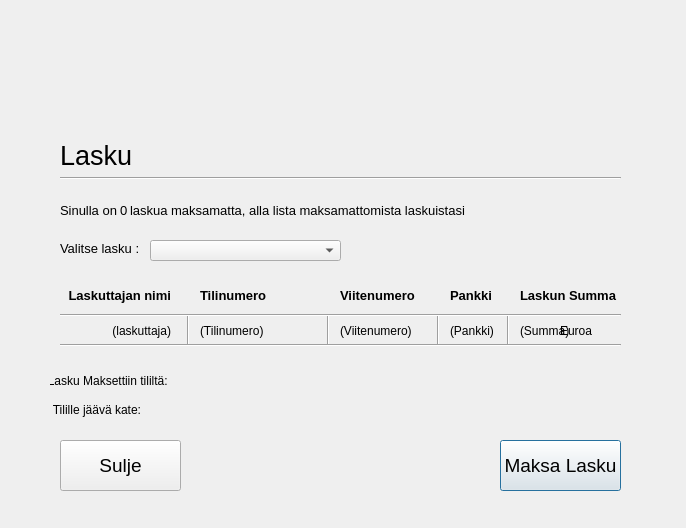
<?xml version="1.0" encoding="UTF-8"?>
<ui version="4.0">
 <class>MaksaLaskuMOOTTORI</class>
 <widget class="QDialog" name="MaksaLaskuMOOTTORI">
  <property name="geometry">
   <rect>
    <x>0</x>
    <y>0</y>
    <width>686</width>
    <height>528</height>
   </rect>
  </property>
  <property name="windowTitle">
   <string>Dialog</string>
  </property>
  <widget class="QLabel" name="labelSINULLAON">
   <property name="geometry">
    <rect>
     <x>60</x>
     <y>200</y>
     <width>71</width>
     <height>21</height>
    </rect>
   </property>
   <property name="font">
    <font>
     <pointsize>10</pointsize>
    </font>
   </property>
   <property name="text">
    <string>Sinulla on</string>
   </property>
  </widget>
  <widget class="QLabel" name="label_2">
   <property name="geometry">
    <rect>
     <x>60</x>
     <y>140</y>
     <width>251</width>
     <height>31</height>
    </rect>
   </property>
   <property name="font">
    <font>
     <pointsize>20</pointsize>
    </font>
   </property>
   <property name="text">
    <string>Lasku</string>
   </property>
  </widget>
  <widget class="QLabel" name="labelLASKUTTAJA">
   <property name="geometry">
    <rect>
     <x>60</x>
     <y>280</y>
     <width>111</width>
     <height>31</height>
    </rect>
   </property>
   <property name="font">
    <font>
     <pointsize>10</pointsize>
     <weight>75</weight>
     <bold>true</bold>
    </font>
   </property>
   <property name="text">
    <string>Laskuttajan nimi</string>
   </property>
   <property name="alignment">
    <set>Qt::AlignRight|Qt::AlignTrailing|Qt::AlignVCenter</set>
   </property>
  </widget>
  <widget class="QLabel" name="labelTILINUMERO">
   <property name="geometry">
    <rect>
     <x>200</x>
     <y>275</y>
     <width>91</width>
     <height>41</height>
    </rect>
   </property>
   <property name="font">
    <font>
     <pointsize>10</pointsize>
     <weight>75</weight>
     <bold>true</bold>
    </font>
   </property>
   <property name="text">
    <string>Tilinumero</string>
   </property>
  </widget>
  <widget class="QLabel" name="labelVIITENUMERO">
   <property name="geometry">
    <rect>
     <x>340</x>
     <y>275</y>
     <width>101</width>
     <height>41</height>
    </rect>
   </property>
   <property name="font">
    <font>
     <pointsize>10</pointsize>
     <weight>75</weight>
     <bold>true</bold>
    </font>
   </property>
   <property name="text">
    <string>Viitenumero</string>
   </property>
  </widget>
  <widget class="QLabel" name="labelPANKKI">
   <property name="geometry">
    <rect>
     <x>450</x>
     <y>275</y>
     <width>55</width>
     <height>41</height>
    </rect>
   </property>
   <property name="font">
    <font>
     <pointsize>10</pointsize>
     <weight>75</weight>
     <bold>true</bold>
    </font>
   </property>
   <property name="text">
    <string>Pankki</string>
   </property>
  </widget>
  <widget class="QLabel" name="labelLASKUNSUMMA">
   <property name="geometry">
    <rect>
     <x>520</x>
     <y>275</y>
     <width>111</width>
     <height>41</height>
    </rect>
   </property>
   <property name="font">
    <font>
     <pointsize>10</pointsize>
     <weight>75</weight>
     <bold>true</bold>
    </font>
   </property>
   <property name="text">
    <string>Laskun Summa</string>
   </property>
  </widget>
  <widget class="QLabel" name="labelLASKUAMAKSAMATTA">
   <property name="geometry">
    <rect>
     <x>130</x>
     <y>200</y>
     <width>451</width>
     <height>21</height>
    </rect>
   </property>
   <property name="font">
    <font>
     <pointsize>10</pointsize>
    </font>
   </property>
   <property name="text">
    <string>laskua maksamatta, alla lista maksamattomista laskuistasi</string>
   </property>
  </widget>
  <widget class="Line" name="line">
   <property name="geometry">
    <rect>
     <x>60</x>
     <y>170</y>
     <width>561</width>
     <height>16</height>
    </rect>
   </property>
   <property name="orientation">
    <enum>Qt::Horizontal</enum>
   </property>
  </widget>
  <widget class="QPushButton" name="pushButtonMAKSALASKU">
   <property name="geometry">
    <rect>
     <x>500</x>
     <y>440</y>
     <width>121</width>
     <height>51</height>
    </rect>
   </property>
   <property name="font">
    <font>
     <pointsize>14</pointsize>
    </font>
   </property>
   <property name="text">
    <string>Maksa Lasku</string>
   </property>
  </widget>
  <widget class="QPushButton" name="pushButtonPOISTU">
   <property name="geometry">
    <rect>
     <x>60</x>
     <y>440</y>
     <width>121</width>
     <height>51</height>
    </rect>
   </property>
   <property name="font">
    <font>
     <pointsize>14</pointsize>
    </font>
   </property>
   <property name="text">
    <string>Sulje</string>
   </property>
  </widget>
  <widget class="QComboBox" name="comboBoxMISTAMAKSETAAN">
   <property name="geometry">
    <rect>
     <x>150</x>
     <y>240</y>
     <width>191</width>
     <height>21</height>
    </rect>
   </property>
  </widget>
  <widget class="QLabel" name="labelLASKULKM">
   <property name="geometry">
    <rect>
     <x>120</x>
     <y>200</y>
     <width>31</width>
     <height>21</height>
    </rect>
   </property>
   <property name="font">
    <font>
     <pointsize>10</pointsize>
    </font>
   </property>
   <property name="text">
    <string>0</string>
   </property>
  </widget>
  <widget class="QLabel" name="labelJALJELLEJAAVAKATE">
   <property name="geometry">
    <rect>
     <x>50</x>
     <y>400</y>
     <width>91</width>
     <height>20</height>
    </rect>
   </property>
   <property name="text">
    <string>Tilille jäävä kate:</string>
   </property>
   <property name="alignment">
    <set>Qt::AlignRight|Qt::AlignTrailing|Qt::AlignVCenter</set>
   </property>
  </widget>
  <widget class="QLabel" name="labelJAAVAKATE">
   <property name="geometry">
    <rect>
     <x>180</x>
     <y>400</y>
     <width>91</width>
     <height>21</height>
    </rect>
   </property>
   <property name="text">
    <string/>
   </property>
  </widget>
  <widget class="QLabel" name="label">
   <property name="geometry">
    <rect>
     <x>60</x>
     <y>240</y>
     <width>91</width>
     <height>16</height>
    </rect>
   </property>
   <property name="font">
    <font>
     <pointsize>10</pointsize>
     <weight>50</weight>
     <bold>false</bold>
    </font>
   </property>
   <property name="text">
    <string>Valitse lasku :</string>
   </property>
  </widget>
  <widget class="QLabel" name="labelLASKuttajaULOS">
   <property name="geometry">
    <rect>
     <x>90</x>
     <y>320</y>
     <width>81</width>
     <height>21</height>
    </rect>
   </property>
   <property name="font">
    <font>
     <weight>50</weight>
     <bold>false</bold>
    </font>
   </property>
   <property name="text">
    <string>(laskuttaja)</string>
   </property>
   <property name="alignment">
    <set>Qt::AlignRight|Qt::AlignTrailing|Qt::AlignVCenter</set>
   </property>
  </widget>
  <widget class="QLabel" name="labelTilinumeroULOS">
   <property name="geometry">
    <rect>
     <x>200</x>
     <y>320</y>
     <width>111</width>
     <height>21</height>
    </rect>
   </property>
   <property name="text">
    <string>(Tilinumero)</string>
   </property>
  </widget>
  <widget class="QLabel" name="labelViitenumeroULOS">
   <property name="geometry">
    <rect>
     <x>340</x>
     <y>320</y>
     <width>81</width>
     <height>21</height>
    </rect>
   </property>
   <property name="text">
    <string>(Viitenumero)</string>
   </property>
  </widget>
  <widget class="QLabel" name="labelPankkiULOs">
   <property name="geometry">
    <rect>
     <x>450</x>
     <y>320</y>
     <width>81</width>
     <height>21</height>
    </rect>
   </property>
   <property name="text">
    <string>(Pankki)</string>
   </property>
  </widget>
  <widget class="QLabel" name="labelSUMMAulos">
   <property name="geometry">
    <rect>
     <x>520</x>
     <y>320</y>
     <width>81</width>
     <height>21</height>
    </rect>
   </property>
   <property name="text">
    <string>(Summa)</string>
   </property>
  </widget>
  <widget class="Line" name="line_2">
   <property name="geometry">
    <rect>
     <x>500</x>
     <y>315</y>
     <width>16</width>
     <height>31</height>
    </rect>
   </property>
   <property name="orientation">
    <enum>Qt::Vertical</enum>
   </property>
  </widget>
  <widget class="Line" name="line_3">
   <property name="geometry">
    <rect>
     <x>430</x>
     <y>315</y>
     <width>16</width>
     <height>31</height>
    </rect>
   </property>
   <property name="orientation">
    <enum>Qt::Vertical</enum>
   </property>
  </widget>
  <widget class="Line" name="line_4">
   <property name="geometry">
    <rect>
     <x>320</x>
     <y>315</y>
     <width>16</width>
     <height>31</height>
    </rect>
   </property>
   <property name="orientation">
    <enum>Qt::Vertical</enum>
   </property>
  </widget>
  <widget class="Line" name="line_5">
   <property name="geometry">
    <rect>
     <x>180</x>
     <y>315</y>
     <width>16</width>
     <height>31</height>
    </rect>
   </property>
   <property name="orientation">
    <enum>Qt::Vertical</enum>
   </property>
  </widget>
  <widget class="Line" name="line_6">
   <property name="geometry">
    <rect>
     <x>60</x>
     <y>300</y>
     <width>561</width>
     <height>31</height>
    </rect>
   </property>
   <property name="orientation">
    <enum>Qt::Horizontal</enum>
   </property>
  </widget>
  <widget class="QLabel" name="label_3">
   <property name="geometry">
    <rect>
     <x>50</x>
     <y>370</y>
     <width>121</width>
     <height>21</height>
    </rect>
   </property>
   <property name="text">
    <string>Lasku Maksettiin tililtä: </string>
   </property>
   <property name="alignment">
    <set>Qt::AlignRight|Qt::AlignTrailing|Qt::AlignVCenter</set>
   </property>
  </widget>
  <widget class="QLabel" name="labelTilinumeroUlosJaava">
   <property name="geometry">
    <rect>
     <x>180</x>
     <y>370</y>
     <width>151</width>
     <height>21</height>
    </rect>
   </property>
   <property name="text">
    <string/>
   </property>
  </widget>
  <widget class="QLabel" name="labelMikaTili">
   <property name="geometry">
    <rect>
     <x>300</x>
     <y>370</y>
     <width>131</width>
     <height>21</height>
    </rect>
   </property>
   <property name="text">
    <string/>
   </property>
  </widget>
  <widget class="QLabel" name="label_5">
   <property name="geometry">
    <rect>
     <x>560</x>
     <y>320</y>
     <width>55</width>
     <height>21</height>
    </rect>
   </property>
   <property name="text">
    <string>Euroa</string>
   </property>
  </widget>
  <widget class="Line" name="line_7">
   <property name="geometry">
    <rect>
     <x>60</x>
     <y>330</y>
     <width>561</width>
     <height>31</height>
    </rect>
   </property>
   <property name="orientation">
    <enum>Qt::Horizontal</enum>
   </property>
  </widget>
  <widget class="QLabel" name="label_4">
   <property name="geometry">
    <rect>
     <x>210</x>
     <y>20</y>
     <width>251</width>
     <height>141</height>
    </rect>
   </property>
   <property name="text">
    <string/>
   </property>
   <property name="pixmap">
    <pixmap resource="resources.qrc">:/new/prefix1/Pictures/BankSimulLogo.png</pixmap>
   </property>
   <property name="scaledContents">
    <bool>true</bool>
   </property>
  </widget>
 </widget>
 <resources>
  <include location="resources.qrc"/>
 </resources>
 <connections/>
</ui>
